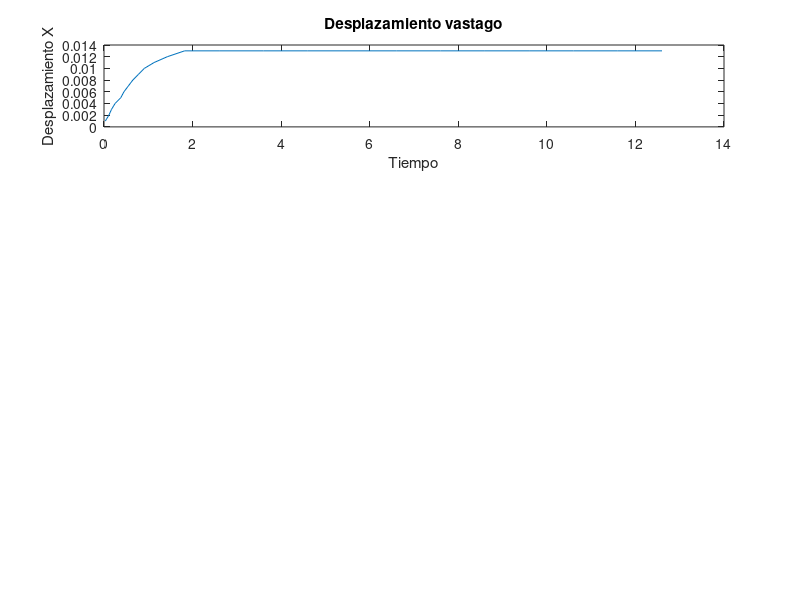
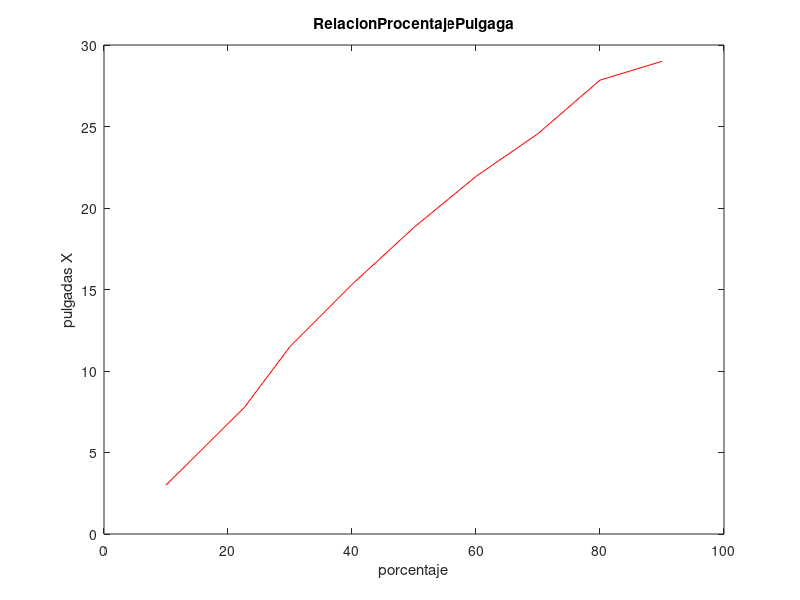

Write MATLAB code to recreate these figures, in order.
function datos = LeerData()

%archivo = csvread('./Data/TanqueAbierto.csv', 1, 0); 
%tiempoTanqueAbierto = archivo(:, 1);
%voltajeTanqueAbierto = archivo(:, 2);
%figure(2);
%subplot(4, 1, 4);

%plot(tiempoTanqueAbierto,((voltajeTanqueAbierto*p1) + p2)-1.1,'r');
%hold on;
    %RelacionProcentajePulgaga
    archivo = csvread('./Data/RelacionProcentajePulgaga.csv', 1, 0); 
    porcentaje = archivo(:, 1);
    pulgadas = archivo(:, 2);

        figure(2);
        plot(porcentaje,pulgadas,'r');
        xlabel('porcentaje');
        ylabel('pulgadas X');
        title('RelacionProcentajePulgaga');
        hold on;

    %DesplazamientoBastago
    archivo = csvread('./Data/DesplazamientoBastago.csv', 1, 0); 
    tiempo = archivo(:, 1);
    data = archivo(:, 2);

        figure(1);
        subplot(4, 1, 1);
        plot(tiempo-0.4, data/1000);
        xlabel('Tiempo');
        ylabel('Desplazamiento X');
        title('Desplazamiento vastago');
        hold on;

flujoDesaplazamiento = csvread('./Data/FlujoDesaplazamiento.csv', 1, 0); 
Q = flujoDesaplazamiento(:, 1);
X_F = flujoDesaplazamiento(:, 2);
%figure(2);
%plot(X_F, Q,'r');
%hold on;
end